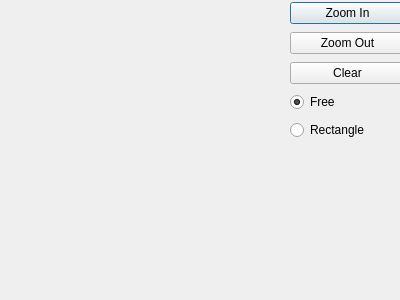
<?xml version="1.0" encoding="UTF-8"?>
<ui version="4.0">
 <class>CanvasDialog</class>
 <widget class="QDialog" name="CanvasDialog">
  <property name="geometry">
   <rect>
    <x>0</x>
    <y>0</y>
    <width>400</width>
    <height>300</height>
   </rect>
  </property>
  <property name="windowTitle">
   <string>Dialog</string>
  </property>
  <widget class="QWidget" name="verticalLayoutWidget">
   <property name="geometry">
    <rect>
     <x>290</x>
     <y>0</y>
     <width>115</width>
     <height>143</height>
    </rect>
   </property>
   <layout class="QVBoxLayout" name="verticalLayout">
    <item>
     <widget class="QPushButton" name="zoomInButton">
      <property name="text">
       <string>Zoom In</string>
      </property>
     </widget>
    </item>
    <item>
     <widget class="QPushButton" name="zoomOutButton">
      <property name="text">
       <string>Zoom Out</string>
      </property>
     </widget>
    </item>
    <item>
     <widget class="QPushButton" name="clearButton">
      <property name="text">
       <string>Clear</string>
      </property>
     </widget>
    </item>
    <item>
     <widget class="QRadioButton" name="freeRadioButton">
      <property name="text">
       <string>Free</string>
      </property>
      <property name="checked">
       <bool>true</bool>
      </property>
     </widget>
    </item>
    <item>
     <widget class="QRadioButton" name="rectangleRadioButton">
      <property name="text">
       <string>Rectangle</string>
      </property>
     </widget>
    </item>
   </layout>
  </widget>
 </widget>
 <resources/>
 <connections/>
</ui>
